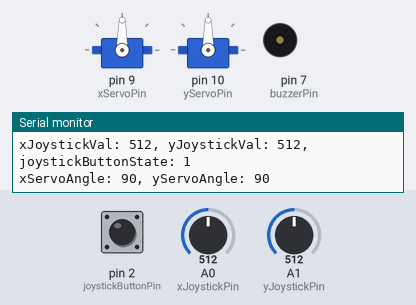
Simulated run of this sketch. Board: Arduino Uno, built with avr-gcc and run on an emulated ATmega328P. On the bench: 2 × servo, buzzer (waves = sounding, pin HIGH), the last lines printed to the serial monitor. The test bench sets the inputs (shaded band); at power-on: A0 (xJoystickPin) = 512, A1 (yJoystickPin) = 512, pin 2 (joystickButtonPin) HIGH.

Above: at 1.2 s.
1.3 s: A0 (xJoystickPin) set to 716
At 2.0 s:
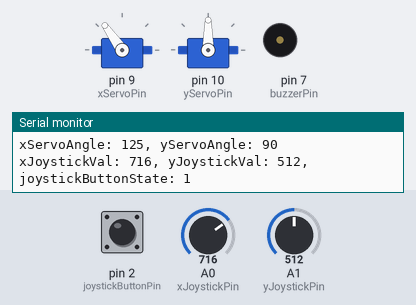
2.9 s: A1 (yJoystickPin) set to 716
At 3.4 s:
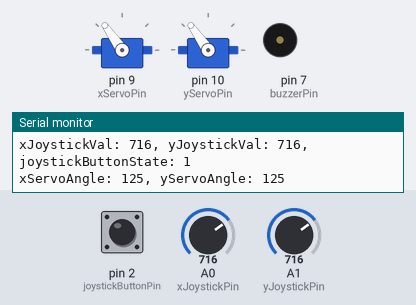
4.6 s: pin 2 (joystickButtonPin) pulled LOW for 0.35 s
At 5.0 s:
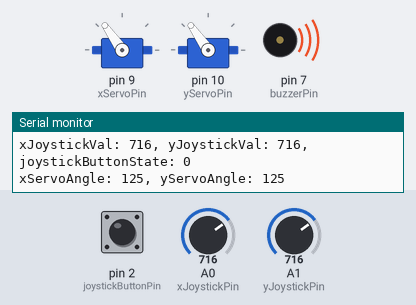
6.6 s: A0 (xJoystickPin) set to 511
At 7.5 s:
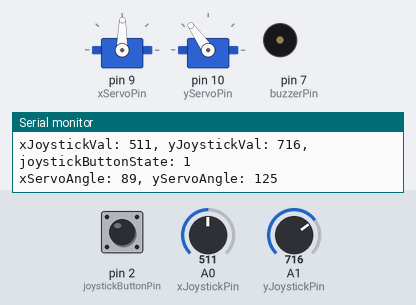
8.3 s: A1 (yJoystickPin) set to 306
At 8.8 s:
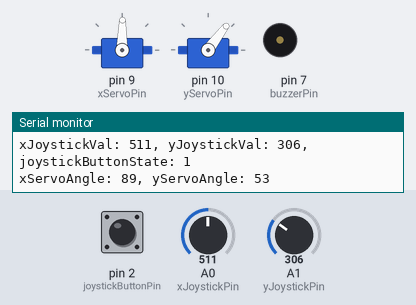
10.0 s: A0 (xJoystickPin) set to 900
At 11.2 s:
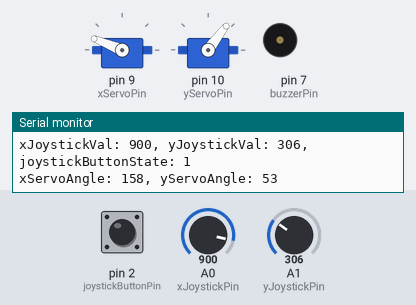
Timing chart, 0 to 12.7 s (numbered marks = the images above; inputs shaded):
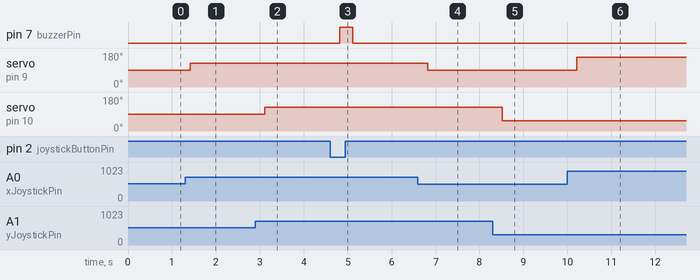

Measured:
- after the input at 1.3 s, servo on pin 9 (xServoPin): 90° → 125° after 0.11 s
- after the input at 2.9 s, servo on pin 10 (yServoPin): 90° → 125° after 0.22 s
- after the input at 4.6 s, pin 7 (buzzerPin): LOW → HIGH after 0.23 s, → LOW 0.28 s later
- after the input at 6.6 s, servo on pin 9 (xServoPin): 125° → 89° after 0.22 s
- after the input at 8.3 s, servo on pin 10 (yServoPin): 125° → 53° after 0.22 s
- after the input at 10.0 s, servo on pin 9 (xServoPin): 89° → 158° after 0.22 s

The sketch:

esson_33_Understanding_How_to_Control_Servos_with_a_Joystick.ino
```cpp
// Lesson 33 Understanding How to Control Servos with a Joystick
// Uses a joystick to aim two servos
// You could hook up a laser or arm, and trigger them using the joystick button
// Currently, it just sounds a buzzer

#include <Servo.h>

int baudRate = 9600;
int dt = 250;

// Analog pins for the x and y potentiometers in the joystick
// Pin for the push button in the joystick
int xJoystickPin = A0;
int yJoystickPin = A1;
int joystickButtonPin = 2;

int xServoPin = 9;
int yServoPin = 10;

int buzzerPin = 7;

// Holds the x and y analog values for the joystick and whether the state of the joystick button
int xJoystickVal, yJoystickVal, joystickButtonState;
// Holds the angle to revolve the servo actuator by
int xServoAngle, yServoAngle;

// The servo for controlling the x-direction and y-direction
Servo xServo, yServo;

void setup() {
  Serial.begin(baudRate);

  pinMode(xJoystickPin, INPUT);
  pinMode(yJoystickPin, INPUT);
  pinMode(joystickButtonPin, INPUT);

  pinMode(xServoPin, OUTPUT);
  pinMode(yServoPin, OUTPUT);

  pinMode(buzzerPin, OUTPUT);

  // Attaches the servos to their respective servo objects
  xServo.attach(xServoPin);
  yServo.attach(yServoPin);

  // Creates an internal pull-up resistor
  digitalWrite(joystickButtonPin, HIGH);
}

void loop() {
  xJoystickVal = analogRead(xJoystickPin);
  yJoystickVal = analogRead(yJoystickPin);
  joystickButtonState = digitalRead(joystickButtonPin);

  // Converts the analog value read from the joystick to a float angle in [0, 180]
  // If the servo's range is different --> xJoystickVal * (maxServoAngle - minServoAngle)/1023. + minServoAngle (I believe?)

  xServoAngle = xJoystickVal * (180./1023);
  yServoAngle = yJoystickVal * (180./1023);

  xServo.write(xServoAngle);
  yServo.write(yServoAngle);

  // If joystick button is pressed (0), sound the buzzer
  // If joystick button is not pressed (1), silence the buzzer
  joystickButtonState ? digitalWrite(buzzerPin, LOW) : digitalWrite(buzzerPin, HIGH);

  Serial.print("xJoystickVal: ");
  Serial.print(xJoystickVal);
  Serial.print(", yJoystickVal: ");
  Serial.print(yJoystickVal);
  Serial.print(", joystickButtonState: ");
  Serial.println(joystickButtonState);

  Serial.print("xServoAngle: ");
  Serial.print(xServoAngle);
  Serial.print(", yServoAngle: ");
  Serial.println(yServoAngle);

  delay(dt);
}
```
